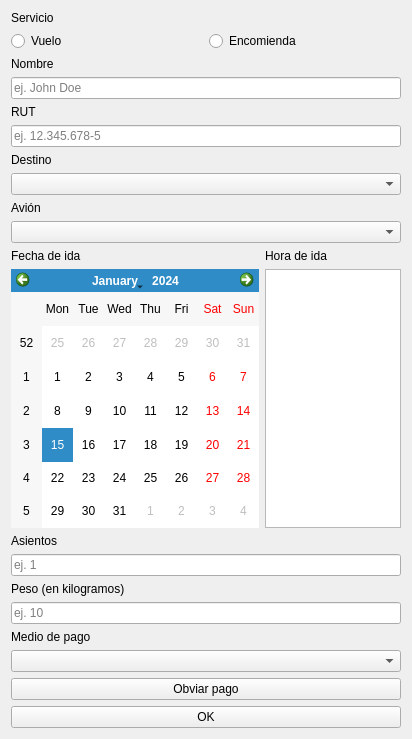
<?xml version="1.0" encoding="UTF-8"?>
<ui version="4.0">
 <class>Form</class>
 <widget class="QWidget" name="Form">
  <property name="geometry">
   <rect>
    <x>0</x>
    <y>0</y>
    <width>412</width>
    <height>739</height>
   </rect>
  </property>
  <property name="windowTitle">
   <string>Form</string>
  </property>
  <layout class="QGridLayout" name="gridLayout">
   <item row="0" column="0">
    <layout class="QVBoxLayout" name="verticalLayout">
     <item>
      <widget class="QLabel" name="label">
       <property name="text">
        <string>Servicio</string>
       </property>
      </widget>
     </item>
     <item>
      <layout class="QHBoxLayout" name="horizontalLayout">
       <item>
        <widget class="QRadioButton" name="flight_button">
         <property name="text">
          <string>Vuelo</string>
         </property>
         <attribute name="buttonGroup">
          <string notr="true">buttonGroup</string>
         </attribute>
        </widget>
       </item>
       <item>
        <widget class="QRadioButton" name="freight_button">
         <property name="text">
          <string>Encomienda</string>
         </property>
         <attribute name="buttonGroup">
          <string notr="true">buttonGroup</string>
         </attribute>
        </widget>
       </item>
      </layout>
     </item>
     <item>
      <widget class="QLabel" name="label_2">
       <property name="text">
        <string>Nombre</string>
       </property>
      </widget>
     </item>
     <item>
      <widget class="QLineEdit" name="name">
       <property name="placeholderText">
        <string>ej. John Doe</string>
       </property>
      </widget>
     </item>
     <item>
      <widget class="QLabel" name="label_3">
       <property name="text">
        <string>RUT</string>
       </property>
      </widget>
     </item>
     <item>
      <widget class="QLineEdit" name="identification">
       <property name="placeholderText">
        <string>ej. 12.345.678-5</string>
       </property>
      </widget>
     </item>
     <item>
      <widget class="QLabel" name="label_4">
       <property name="text">
        <string>Destino</string>
       </property>
      </widget>
     </item>
     <item>
      <widget class="QComboBox" name="destination"/>
     </item>
     <item>
      <widget class="QLabel" name="airplane_label">
       <property name="text">
        <string>Avión</string>
       </property>
      </widget>
     </item>
     <item>
      <widget class="QComboBox" name="airplane"/>
     </item>
     <item>
      <layout class="QHBoxLayout" name="horizontalLayout_2">
       <item>
        <layout class="QVBoxLayout" name="verticalLayout_2">
         <item>
          <widget class="QLabel" name="date_label">
           <property name="text">
            <string>Fecha de ida</string>
           </property>
          </widget>
         </item>
         <item>
          <widget class="QCalendarWidget" name="date"/>
         </item>
        </layout>
       </item>
       <item>
        <layout class="QVBoxLayout" name="verticalLayout_3">
         <item>
          <widget class="QLabel" name="time_label">
           <property name="text">
            <string>Hora de ida</string>
           </property>
          </widget>
         </item>
         <item>
          <widget class="QListWidget" name="time"/>
         </item>
        </layout>
       </item>
      </layout>
     </item>
     <item>
      <widget class="QLabel" name="seats_label">
       <property name="text">
        <string>Asientos</string>
       </property>
      </widget>
     </item>
     <item>
      <widget class="QLineEdit" name="seats">
       <property name="placeholderText">
        <string>ej. 1</string>
       </property>
      </widget>
     </item>
     <item>
      <widget class="QLabel" name="weight_label">
       <property name="text">
        <string>Peso (en kilogramos)</string>
       </property>
      </widget>
     </item>
     <item>
      <widget class="QLineEdit" name="weight">
       <property name="placeholderText">
        <string>ej. 10</string>
       </property>
      </widget>
     </item>
     <item>
      <widget class="QLabel" name="label_5">
       <property name="text">
        <string>Medio de pago</string>
       </property>
      </widget>
     </item>
     <item>
      <widget class="QComboBox" name="payment_method"/>
     </item>
     <item>
      <widget class="QPushButton" name="nullify_payment_button">
       <property name="text">
        <string>Obviar pago</string>
       </property>
      </widget>
     </item>
     <item>
      <widget class="QPushButton" name="ok_button">
       <property name="text">
        <string>OK</string>
       </property>
      </widget>
     </item>
    </layout>
   </item>
  </layout>
 </widget>
 <resources/>
 <connections/>
 <buttongroups>
  <buttongroup name="buttonGroup"/>
 </buttongroups>
</ui>
